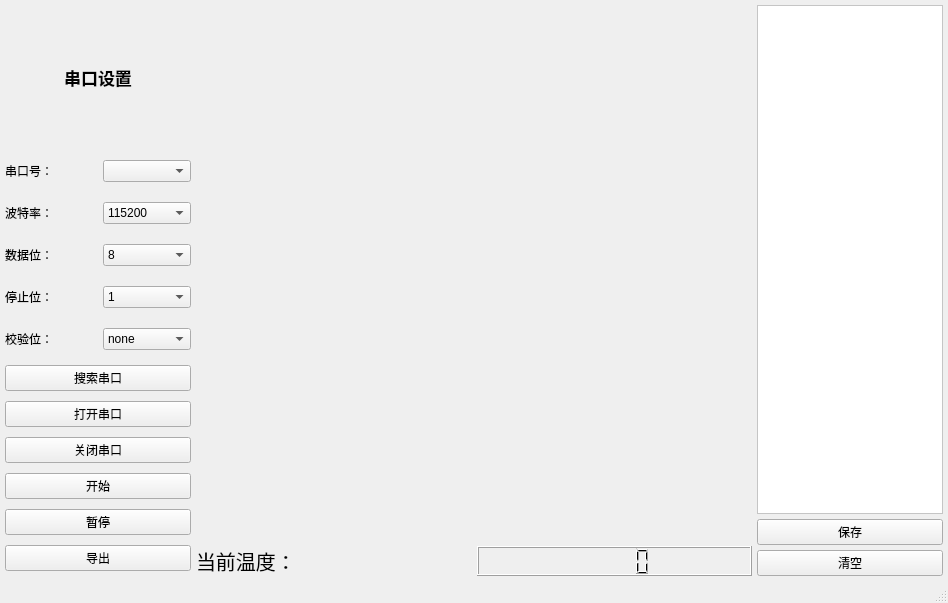
<?xml version="1.0" encoding="UTF-8"?>
<ui version="4.0">
 <class>MainWindow</class>
 <widget class="QMainWindow" name="MainWindow">
  <property name="geometry">
   <rect>
    <x>0</x>
    <y>0</y>
    <width>948</width>
    <height>603</height>
   </rect>
  </property>
  <property name="windowTitle">
   <string>实时温度传输上位机</string>
  </property>
  <widget class="QWidget" name="centralwidget">
   <layout class="QHBoxLayout" name="horizontalLayout_2" stretch="2,6,2">
    <property name="spacing">
     <number>5</number>
    </property>
    <property name="leftMargin">
     <number>5</number>
    </property>
    <property name="topMargin">
     <number>5</number>
    </property>
    <property name="rightMargin">
     <number>5</number>
    </property>
    <property name="bottomMargin">
     <number>5</number>
    </property>
    <item>
     <layout class="QVBoxLayout" name="verticalLayout_2" stretch="6,40,9,9,9,9,9,9">
      <property name="spacing">
       <number>10</number>
      </property>
      <property name="topMargin">
       <number>5</number>
      </property>
      <property name="bottomMargin">
       <number>5</number>
      </property>
      <item>
       <widget class="QLabel" name="label_6">
        <property name="font">
         <font>
          <pointsize>13</pointsize>
          <bold>true</bold>
         </font>
        </property>
        <property name="text">
         <string>串口设置</string>
        </property>
        <property name="alignment">
         <set>Qt::AlignCenter</set>
        </property>
       </widget>
      </item>
      <item>
       <layout class="QGridLayout" name="gridLayout">
        <property name="topMargin">
         <number>5</number>
        </property>
        <property name="bottomMargin">
         <number>5</number>
        </property>
        <property name="horizontalSpacing">
         <number>10</number>
        </property>
        <property name="verticalSpacing">
         <number>20</number>
        </property>
        <item row="4" column="1">
         <widget class="QComboBox" name="parityCom">
          <item>
           <property name="text">
            <string>none</string>
           </property>
          </item>
         </widget>
        </item>
        <item row="0" column="1">
         <widget class="QComboBox" name="portCom"/>
        </item>
        <item row="2" column="0">
         <widget class="QLabel" name="label_3">
          <property name="text">
           <string>数据位：</string>
          </property>
         </widget>
        </item>
        <item row="1" column="1">
         <widget class="QComboBox" name="baudCom">
          <property name="currentIndex">
           <number>2</number>
          </property>
          <item>
           <property name="text">
            <string>4800</string>
           </property>
          </item>
          <item>
           <property name="text">
            <string>9600</string>
           </property>
          </item>
          <item>
           <property name="text">
            <string>115200</string>
           </property>
          </item>
         </widget>
        </item>
        <item row="2" column="1">
         <widget class="QComboBox" name="dataCom">
          <property name="currentIndex">
           <number>3</number>
          </property>
          <item>
           <property name="text">
            <string>5</string>
           </property>
          </item>
          <item>
           <property name="text">
            <string>6</string>
           </property>
          </item>
          <item>
           <property name="text">
            <string>7</string>
           </property>
          </item>
          <item>
           <property name="text">
            <string>8</string>
           </property>
          </item>
         </widget>
        </item>
        <item row="0" column="0">
         <widget class="QLabel" name="label">
          <property name="text">
           <string>串口号：</string>
          </property>
         </widget>
        </item>
        <item row="4" column="0">
         <widget class="QLabel" name="label_5">
          <property name="text">
           <string>校验位：</string>
          </property>
         </widget>
        </item>
        <item row="1" column="0">
         <widget class="QLabel" name="label_2">
          <property name="text">
           <string>波特率：</string>
          </property>
         </widget>
        </item>
        <item row="3" column="0">
         <widget class="QLabel" name="label_4">
          <property name="text">
           <string>停止位：</string>
          </property>
         </widget>
        </item>
        <item row="3" column="1">
         <widget class="QComboBox" name="stopCom">
          <property name="currentIndex">
           <number>1</number>
          </property>
          <item>
           <property name="text">
            <string>1.5</string>
           </property>
          </item>
          <item>
           <property name="text">
            <string>1</string>
           </property>
          </item>
          <item>
           <property name="text">
            <string>2</string>
           </property>
          </item>
         </widget>
        </item>
       </layout>
      </item>
      <item>
       <widget class="QPushButton" name="searchBtn">
        <property name="text">
         <string>搜索串口</string>
        </property>
       </widget>
      </item>
      <item>
       <widget class="QPushButton" name="openBtn">
        <property name="text">
         <string>打开串口</string>
        </property>
       </widget>
      </item>
      <item>
       <widget class="QPushButton" name="closeBtn">
        <property name="text">
         <string>关闭串口</string>
        </property>
       </widget>
      </item>
      <item>
       <widget class="QPushButton" name="startBtn">
        <property name="text">
         <string>开始</string>
        </property>
       </widget>
      </item>
      <item>
       <widget class="QPushButton" name="stopBtn">
        <property name="text">
         <string>暂停</string>
        </property>
       </widget>
      </item>
      <item>
       <widget class="QPushButton" name="exportBtn">
        <property name="text">
         <string>导出</string>
        </property>
       </widget>
      </item>
     </layout>
    </item>
    <item>
     <layout class="QVBoxLayout" name="verticalLayout_3" stretch="95,5">
      <item>
       <widget class="QCustomPlot" name="customplot" native="true"/>
      </item>
      <item>
       <layout class="QHBoxLayout" name="horizontalLayout">
        <item>
         <widget class="QLabel" name="label_9">
          <property name="font">
           <font>
            <pointsize>15</pointsize>
           </font>
          </property>
          <property name="text">
           <string>当前温度：</string>
          </property>
         </widget>
        </item>
        <item>
         <widget class="QLCDNumber" name="tempNumber"/>
        </item>
       </layout>
      </item>
     </layout>
    </item>
    <item>
     <layout class="QVBoxLayout" name="verticalLayout">
      <item>
       <widget class="QTableWidget" name="dataTable">
        <property name="styleSheet">
         <string notr="true">background-color: rgb(255, 255, 255);</string>
        </property>
       </widget>
      </item>
      <item>
       <widget class="QPushButton" name="saveBtn">
        <property name="text">
         <string>保存</string>
        </property>
       </widget>
      </item>
      <item>
       <widget class="QPushButton" name="clearBtn">
        <property name="text">
         <string>清空</string>
        </property>
       </widget>
      </item>
     </layout>
    </item>
   </layout>
  </widget>
  <widget class="QMenuBar" name="menubar">
   <property name="geometry">
    <rect>
     <x>0</x>
     <y>0</y>
     <width>948</width>
     <height>26</height>
    </rect>
   </property>
  </widget>
  <widget class="QStatusBar" name="statusbar"/>
 </widget>
 <customwidgets>
  <customwidget>
   <class>QCustomPlot</class>
   <extends>QWidget</extends>
   <header location="global">qcustomplot.h</header>
   <container>1</container>
  </customwidget>
 </customwidgets>
 <resources/>
 <connections/>
</ui>
